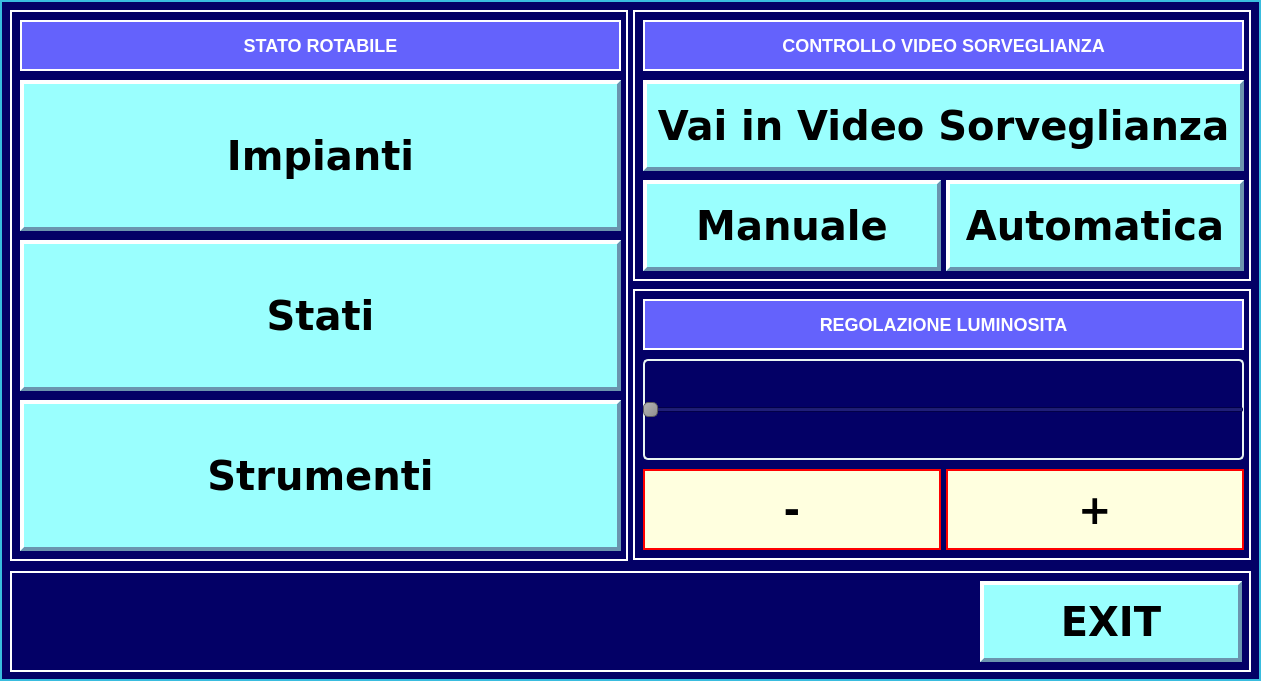
<?xml version="1.0" encoding="UTF-8"?>
<ui version="4.0">
 <class>Condotta</class>
 <widget class="QWidget" name="Condotta">
  <property name="geometry">
   <rect>
    <x>0</x>
    <y>0</y>
    <width>1261</width>
    <height>681</height>
   </rect>
  </property>
  <property name="windowTitle">
   <string>Form</string>
  </property>
  <property name="styleSheet">
   <string notr="true">QWidget { background-color : #030066; color : #fefe00;border:2px solid #39bcde }
QPushButton { background-color : #9afffe; color : #000000;border:4px solid #6b95ae;font: 30pt &quot;DejaVu Sans&quot;;font: bold;border-left-color:white;border-top-color:white  }
QLabel { background-color : #6462fc; color : #FFFFFF;border:2px solid #FFFFFF;font-size:18px;font: 20pt &quot;DejaVu Sans&quot;;font: bold;  }
QSlider { border:2px solid #eaf5f2;border-radius: 5px;}
QSlider::handle{
background: qlineargradient(x1:0, y1:0, x2:1, y2:1, stop:0 #b4b4b4, stop:1 #8f8f8f);
 border: 1px solid #5c5c5c;
 border-radius: 5px;
 width: 55px;
 height:55px;
}
QPushButton:pressed
{
  border:4px solid white;
  border-left-color:#6b95ae;
  border-top-color:#6b95ae;
  background-color : #cccccc;
}


</string>
  </property>
  <widget class="QFrame" name="frame">
   <property name="geometry">
    <rect>
     <x>10</x>
     <y>10</y>
     <width>618</width>
     <height>551</height>
    </rect>
   </property>
   <property name="styleSheet">
    <string notr="true">QFrame {border:2px solid #FFFFFF }</string>
   </property>
   <property name="frameShape">
    <enum>QFrame::StyledPanel</enum>
   </property>
   <property name="frameShadow">
    <enum>QFrame::Raised</enum>
   </property>
   <widget class="QLabel" name="mydata">
    <property name="geometry">
     <rect>
      <x>10</x>
      <y>10</y>
      <width>601</width>
      <height>51</height>
     </rect>
    </property>
    <property name="palette">
     <palette>
      <active>
       <colorrole role="WindowText">
        <brush brushstyle="SolidPattern">
         <color alpha="255">
          <red>255</red>
          <green>255</green>
          <blue>255</blue>
         </color>
        </brush>
       </colorrole>
       <colorrole role="Button">
        <brush brushstyle="SolidPattern">
         <color alpha="255">
          <red>100</red>
          <green>98</green>
          <blue>252</blue>
         </color>
        </brush>
       </colorrole>
       <colorrole role="Text">
        <brush brushstyle="SolidPattern">
         <color alpha="255">
          <red>255</red>
          <green>255</green>
          <blue>255</blue>
         </color>
        </brush>
       </colorrole>
       <colorrole role="ButtonText">
        <brush brushstyle="SolidPattern">
         <color alpha="255">
          <red>255</red>
          <green>255</green>
          <blue>255</blue>
         </color>
        </brush>
       </colorrole>
       <colorrole role="Base">
        <brush brushstyle="SolidPattern">
         <color alpha="255">
          <red>100</red>
          <green>98</green>
          <blue>252</blue>
         </color>
        </brush>
       </colorrole>
       <colorrole role="Window">
        <brush brushstyle="SolidPattern">
         <color alpha="255">
          <red>100</red>
          <green>98</green>
          <blue>252</blue>
         </color>
        </brush>
       </colorrole>
      </active>
      <inactive>
       <colorrole role="WindowText">
        <brush brushstyle="SolidPattern">
         <color alpha="255">
          <red>255</red>
          <green>255</green>
          <blue>255</blue>
         </color>
        </brush>
       </colorrole>
       <colorrole role="Button">
        <brush brushstyle="SolidPattern">
         <color alpha="255">
          <red>100</red>
          <green>98</green>
          <blue>252</blue>
         </color>
        </brush>
       </colorrole>
       <colorrole role="Text">
        <brush brushstyle="SolidPattern">
         <color alpha="255">
          <red>255</red>
          <green>255</green>
          <blue>255</blue>
         </color>
        </brush>
       </colorrole>
       <colorrole role="ButtonText">
        <brush brushstyle="SolidPattern">
         <color alpha="255">
          <red>255</red>
          <green>255</green>
          <blue>255</blue>
         </color>
        </brush>
       </colorrole>
       <colorrole role="Base">
        <brush brushstyle="SolidPattern">
         <color alpha="255">
          <red>100</red>
          <green>98</green>
          <blue>252</blue>
         </color>
        </brush>
       </colorrole>
       <colorrole role="Window">
        <brush brushstyle="SolidPattern">
         <color alpha="255">
          <red>100</red>
          <green>98</green>
          <blue>252</blue>
         </color>
        </brush>
       </colorrole>
      </inactive>
      <disabled>
       <colorrole role="WindowText">
        <brush brushstyle="SolidPattern">
         <color alpha="255">
          <red>255</red>
          <green>255</green>
          <blue>255</blue>
         </color>
        </brush>
       </colorrole>
       <colorrole role="Button">
        <brush brushstyle="SolidPattern">
         <color alpha="255">
          <red>100</red>
          <green>98</green>
          <blue>252</blue>
         </color>
        </brush>
       </colorrole>
       <colorrole role="Text">
        <brush brushstyle="SolidPattern">
         <color alpha="255">
          <red>255</red>
          <green>255</green>
          <blue>255</blue>
         </color>
        </brush>
       </colorrole>
       <colorrole role="ButtonText">
        <brush brushstyle="SolidPattern">
         <color alpha="255">
          <red>255</red>
          <green>255</green>
          <blue>255</blue>
         </color>
        </brush>
       </colorrole>
       <colorrole role="Base">
        <brush brushstyle="SolidPattern">
         <color alpha="255">
          <red>100</red>
          <green>98</green>
          <blue>252</blue>
         </color>
        </brush>
       </colorrole>
       <colorrole role="Window">
        <brush brushstyle="SolidPattern">
         <color alpha="255">
          <red>100</red>
          <green>98</green>
          <blue>252</blue>
         </color>
        </brush>
       </colorrole>
      </disabled>
     </palette>
    </property>
    <property name="styleSheet">
     <string notr="true"/>
    </property>
    <property name="frameShape">
     <enum>QFrame::WinPanel</enum>
    </property>
    <property name="frameShadow">
     <enum>QFrame::Plain</enum>
    </property>
    <property name="midLineWidth">
     <number>0</number>
    </property>
    <property name="text">
     <string>STATO ROTABILE</string>
    </property>
    <property name="textFormat">
     <enum>Qt::AutoText</enum>
    </property>
    <property name="alignment">
     <set>Qt::AlignCenter</set>
    </property>
   </widget>
   <widget class="QPushButton" name="impinati">
    <property name="geometry">
     <rect>
      <x>10</x>
      <y>70</y>
      <width>601</width>
      <height>151</height>
     </rect>
    </property>
    <property name="font">
     <font>
      <family>DejaVu Sans</family>
      <pointsize>30</pointsize>
      <weight>75</weight>
      <italic>false</italic>
      <bold>true</bold>
     </font>
    </property>
    <property name="styleSheet">
     <string notr="true"/>
    </property>
    <property name="text">
     <string>Impianti</string>
    </property>
   </widget>
   <widget class="QPushButton" name="stati">
    <property name="geometry">
     <rect>
      <x>10</x>
      <y>230</y>
      <width>601</width>
      <height>151</height>
     </rect>
    </property>
    <property name="font">
     <font>
      <family>DejaVu Sans</family>
      <pointsize>30</pointsize>
      <weight>75</weight>
      <italic>false</italic>
      <bold>true</bold>
     </font>
    </property>
    <property name="styleSheet">
     <string notr="true"/>
    </property>
    <property name="text">
     <string>Stati</string>
    </property>
   </widget>
   <widget class="QPushButton" name="strumenti">
    <property name="geometry">
     <rect>
      <x>10</x>
      <y>390</y>
      <width>601</width>
      <height>151</height>
     </rect>
    </property>
    <property name="font">
     <font>
      <family>DejaVu Sans</family>
      <pointsize>30</pointsize>
      <weight>75</weight>
      <italic>false</italic>
      <bold>true</bold>
     </font>
    </property>
    <property name="styleSheet">
     <string notr="true"/>
    </property>
    <property name="text">
     <string>Strumenti</string>
    </property>
   </widget>
  </widget>
  <widget class="QFrame" name="frame_2">
   <property name="geometry">
    <rect>
     <x>633</x>
     <y>10</y>
     <width>618</width>
     <height>271</height>
    </rect>
   </property>
   <property name="styleSheet">
    <string notr="true">QFrame {border:2px solid #FFFFFF }</string>
   </property>
   <property name="frameShape">
    <enum>QFrame::StyledPanel</enum>
   </property>
   <property name="frameShadow">
    <enum>QFrame::Raised</enum>
   </property>
   <widget class="QLabel" name="mydata_2">
    <property name="geometry">
     <rect>
      <x>10</x>
      <y>10</y>
      <width>601</width>
      <height>51</height>
     </rect>
    </property>
    <property name="palette">
     <palette>
      <active>
       <colorrole role="WindowText">
        <brush brushstyle="SolidPattern">
         <color alpha="255">
          <red>255</red>
          <green>255</green>
          <blue>255</blue>
         </color>
        </brush>
       </colorrole>
       <colorrole role="Button">
        <brush brushstyle="SolidPattern">
         <color alpha="255">
          <red>100</red>
          <green>98</green>
          <blue>252</blue>
         </color>
        </brush>
       </colorrole>
       <colorrole role="Text">
        <brush brushstyle="SolidPattern">
         <color alpha="255">
          <red>255</red>
          <green>255</green>
          <blue>255</blue>
         </color>
        </brush>
       </colorrole>
       <colorrole role="ButtonText">
        <brush brushstyle="SolidPattern">
         <color alpha="255">
          <red>255</red>
          <green>255</green>
          <blue>255</blue>
         </color>
        </brush>
       </colorrole>
       <colorrole role="Base">
        <brush brushstyle="SolidPattern">
         <color alpha="255">
          <red>100</red>
          <green>98</green>
          <blue>252</blue>
         </color>
        </brush>
       </colorrole>
       <colorrole role="Window">
        <brush brushstyle="SolidPattern">
         <color alpha="255">
          <red>100</red>
          <green>98</green>
          <blue>252</blue>
         </color>
        </brush>
       </colorrole>
      </active>
      <inactive>
       <colorrole role="WindowText">
        <brush brushstyle="SolidPattern">
         <color alpha="255">
          <red>255</red>
          <green>255</green>
          <blue>255</blue>
         </color>
        </brush>
       </colorrole>
       <colorrole role="Button">
        <brush brushstyle="SolidPattern">
         <color alpha="255">
          <red>100</red>
          <green>98</green>
          <blue>252</blue>
         </color>
        </brush>
       </colorrole>
       <colorrole role="Text">
        <brush brushstyle="SolidPattern">
         <color alpha="255">
          <red>255</red>
          <green>255</green>
          <blue>255</blue>
         </color>
        </brush>
       </colorrole>
       <colorrole role="ButtonText">
        <brush brushstyle="SolidPattern">
         <color alpha="255">
          <red>255</red>
          <green>255</green>
          <blue>255</blue>
         </color>
        </brush>
       </colorrole>
       <colorrole role="Base">
        <brush brushstyle="SolidPattern">
         <color alpha="255">
          <red>100</red>
          <green>98</green>
          <blue>252</blue>
         </color>
        </brush>
       </colorrole>
       <colorrole role="Window">
        <brush brushstyle="SolidPattern">
         <color alpha="255">
          <red>100</red>
          <green>98</green>
          <blue>252</blue>
         </color>
        </brush>
       </colorrole>
      </inactive>
      <disabled>
       <colorrole role="WindowText">
        <brush brushstyle="SolidPattern">
         <color alpha="255">
          <red>255</red>
          <green>255</green>
          <blue>255</blue>
         </color>
        </brush>
       </colorrole>
       <colorrole role="Button">
        <brush brushstyle="SolidPattern">
         <color alpha="255">
          <red>100</red>
          <green>98</green>
          <blue>252</blue>
         </color>
        </brush>
       </colorrole>
       <colorrole role="Text">
        <brush brushstyle="SolidPattern">
         <color alpha="255">
          <red>255</red>
          <green>255</green>
          <blue>255</blue>
         </color>
        </brush>
       </colorrole>
       <colorrole role="ButtonText">
        <brush brushstyle="SolidPattern">
         <color alpha="255">
          <red>255</red>
          <green>255</green>
          <blue>255</blue>
         </color>
        </brush>
       </colorrole>
       <colorrole role="Base">
        <brush brushstyle="SolidPattern">
         <color alpha="255">
          <red>100</red>
          <green>98</green>
          <blue>252</blue>
         </color>
        </brush>
       </colorrole>
       <colorrole role="Window">
        <brush brushstyle="SolidPattern">
         <color alpha="255">
          <red>100</red>
          <green>98</green>
          <blue>252</blue>
         </color>
        </brush>
       </colorrole>
      </disabled>
     </palette>
    </property>
    <property name="styleSheet">
     <string notr="true"/>
    </property>
    <property name="frameShape">
     <enum>QFrame::WinPanel</enum>
    </property>
    <property name="frameShadow">
     <enum>QFrame::Plain</enum>
    </property>
    <property name="midLineWidth">
     <number>0</number>
    </property>
    <property name="text">
     <string>CONTROLLO VIDEO SORVEGLIANZA</string>
    </property>
    <property name="textFormat">
     <enum>Qt::AutoText</enum>
    </property>
    <property name="alignment">
     <set>Qt::AlignCenter</set>
    </property>
   </widget>
   <widget class="QPushButton" name="vaivideosorveglianza">
    <property name="geometry">
     <rect>
      <x>10</x>
      <y>70</y>
      <width>601</width>
      <height>91</height>
     </rect>
    </property>
    <property name="font">
     <font>
      <family>DejaVu Sans</family>
      <pointsize>30</pointsize>
      <weight>75</weight>
      <italic>false</italic>
      <bold>true</bold>
     </font>
    </property>
    <property name="styleSheet">
     <string notr="true"/>
    </property>
    <property name="text">
     <string>Vai in Video Sorveglianza</string>
    </property>
   </widget>
   <widget class="QPushButton" name="videomanuale">
    <property name="geometry">
     <rect>
      <x>10</x>
      <y>170</y>
      <width>298</width>
      <height>91</height>
     </rect>
    </property>
    <property name="font">
     <font>
      <family>DejaVu Sans</family>
      <pointsize>30</pointsize>
      <weight>75</weight>
      <italic>false</italic>
      <bold>true</bold>
     </font>
    </property>
    <property name="styleSheet">
     <string notr="true"/>
    </property>
    <property name="text">
     <string>Manuale</string>
    </property>
   </widget>
   <widget class="QPushButton" name="videoautomatico">
    <property name="geometry">
     <rect>
      <x>313</x>
      <y>170</y>
      <width>298</width>
      <height>91</height>
     </rect>
    </property>
    <property name="font">
     <font>
      <family>DejaVu Sans</family>
      <pointsize>30</pointsize>
      <weight>75</weight>
      <italic>false</italic>
      <bold>true</bold>
     </font>
    </property>
    <property name="styleSheet">
     <string notr="true"/>
    </property>
    <property name="text">
     <string>Automatica</string>
    </property>
   </widget>
  </widget>
  <widget class="QFrame" name="frame_3">
   <property name="geometry">
    <rect>
     <x>633</x>
     <y>289</y>
     <width>618</width>
     <height>271</height>
    </rect>
   </property>
   <property name="styleSheet">
    <string notr="true">QFrame {border:2px solid #FFFFFF }</string>
   </property>
   <property name="frameShape">
    <enum>QFrame::StyledPanel</enum>
   </property>
   <property name="frameShadow">
    <enum>QFrame::Raised</enum>
   </property>
   <widget class="QLabel" name="mydata_3">
    <property name="geometry">
     <rect>
      <x>10</x>
      <y>10</y>
      <width>601</width>
      <height>51</height>
     </rect>
    </property>
    <property name="palette">
     <palette>
      <active>
       <colorrole role="WindowText">
        <brush brushstyle="SolidPattern">
         <color alpha="255">
          <red>255</red>
          <green>255</green>
          <blue>255</blue>
         </color>
        </brush>
       </colorrole>
       <colorrole role="Button">
        <brush brushstyle="SolidPattern">
         <color alpha="255">
          <red>100</red>
          <green>98</green>
          <blue>252</blue>
         </color>
        </brush>
       </colorrole>
       <colorrole role="Text">
        <brush brushstyle="SolidPattern">
         <color alpha="255">
          <red>255</red>
          <green>255</green>
          <blue>255</blue>
         </color>
        </brush>
       </colorrole>
       <colorrole role="ButtonText">
        <brush brushstyle="SolidPattern">
         <color alpha="255">
          <red>255</red>
          <green>255</green>
          <blue>255</blue>
         </color>
        </brush>
       </colorrole>
       <colorrole role="Base">
        <brush brushstyle="SolidPattern">
         <color alpha="255">
          <red>100</red>
          <green>98</green>
          <blue>252</blue>
         </color>
        </brush>
       </colorrole>
       <colorrole role="Window">
        <brush brushstyle="SolidPattern">
         <color alpha="255">
          <red>100</red>
          <green>98</green>
          <blue>252</blue>
         </color>
        </brush>
       </colorrole>
      </active>
      <inactive>
       <colorrole role="WindowText">
        <brush brushstyle="SolidPattern">
         <color alpha="255">
          <red>255</red>
          <green>255</green>
          <blue>255</blue>
         </color>
        </brush>
       </colorrole>
       <colorrole role="Button">
        <brush brushstyle="SolidPattern">
         <color alpha="255">
          <red>100</red>
          <green>98</green>
          <blue>252</blue>
         </color>
        </brush>
       </colorrole>
       <colorrole role="Text">
        <brush brushstyle="SolidPattern">
         <color alpha="255">
          <red>255</red>
          <green>255</green>
          <blue>255</blue>
         </color>
        </brush>
       </colorrole>
       <colorrole role="ButtonText">
        <brush brushstyle="SolidPattern">
         <color alpha="255">
          <red>255</red>
          <green>255</green>
          <blue>255</blue>
         </color>
        </brush>
       </colorrole>
       <colorrole role="Base">
        <brush brushstyle="SolidPattern">
         <color alpha="255">
          <red>100</red>
          <green>98</green>
          <blue>252</blue>
         </color>
        </brush>
       </colorrole>
       <colorrole role="Window">
        <brush brushstyle="SolidPattern">
         <color alpha="255">
          <red>100</red>
          <green>98</green>
          <blue>252</blue>
         </color>
        </brush>
       </colorrole>
      </inactive>
      <disabled>
       <colorrole role="WindowText">
        <brush brushstyle="SolidPattern">
         <color alpha="255">
          <red>255</red>
          <green>255</green>
          <blue>255</blue>
         </color>
        </brush>
       </colorrole>
       <colorrole role="Button">
        <brush brushstyle="SolidPattern">
         <color alpha="255">
          <red>100</red>
          <green>98</green>
          <blue>252</blue>
         </color>
        </brush>
       </colorrole>
       <colorrole role="Text">
        <brush brushstyle="SolidPattern">
         <color alpha="255">
          <red>255</red>
          <green>255</green>
          <blue>255</blue>
         </color>
        </brush>
       </colorrole>
       <colorrole role="ButtonText">
        <brush brushstyle="SolidPattern">
         <color alpha="255">
          <red>255</red>
          <green>255</green>
          <blue>255</blue>
         </color>
        </brush>
       </colorrole>
       <colorrole role="Base">
        <brush brushstyle="SolidPattern">
         <color alpha="255">
          <red>100</red>
          <green>98</green>
          <blue>252</blue>
         </color>
        </brush>
       </colorrole>
       <colorrole role="Window">
        <brush brushstyle="SolidPattern">
         <color alpha="255">
          <red>100</red>
          <green>98</green>
          <blue>252</blue>
         </color>
        </brush>
       </colorrole>
      </disabled>
     </palette>
    </property>
    <property name="styleSheet">
     <string notr="true"/>
    </property>
    <property name="frameShape">
     <enum>QFrame::WinPanel</enum>
    </property>
    <property name="frameShadow">
     <enum>QFrame::Plain</enum>
    </property>
    <property name="midLineWidth">
     <number>0</number>
    </property>
    <property name="text">
     <string>REGOLAZIONE LUMINOSITA</string>
    </property>
    <property name="textFormat">
     <enum>Qt::AutoText</enum>
    </property>
    <property name="alignment">
     <set>Qt::AlignCenter</set>
    </property>
   </widget>
   <widget class="QSlider" name="slider">
    <property name="geometry">
     <rect>
      <x>10</x>
      <y>70</y>
      <width>601</width>
      <height>101</height>
     </rect>
    </property>
    <property name="styleSheet">
     <string notr="true"/>
    </property>
    <property name="minimum">
     <number>1</number>
    </property>
    <property name="maximum">
     <number>7</number>
    </property>
    <property name="orientation">
     <enum>Qt::Horizontal</enum>
    </property>
   </widget>
   <widget class="QPushButton" name="meno">
    <property name="geometry">
     <rect>
      <x>10</x>
      <y>180</y>
      <width>298</width>
      <height>81</height>
     </rect>
    </property>
    <property name="font">
     <font>
      <family>DejaVu Sans</family>
      <pointsize>30</pointsize>
      <weight>75</weight>
      <italic>false</italic>
      <bold>true</bold>
     </font>
    </property>
    <property name="styleSheet">
     <string notr="true">QPushButton { background-color : #ffffdf; color : #000000;border:2px solid #ff0000 }</string>
    </property>
    <property name="text">
     <string>-</string>
    </property>
   </widget>
   <widget class="QPushButton" name="piu">
    <property name="geometry">
     <rect>
      <x>313</x>
      <y>180</y>
      <width>298</width>
      <height>81</height>
     </rect>
    </property>
    <property name="font">
     <font>
      <family>DejaVu Sans</family>
      <pointsize>30</pointsize>
      <weight>75</weight>
      <italic>false</italic>
      <bold>true</bold>
     </font>
    </property>
    <property name="styleSheet">
     <string notr="true">QPushButton { background-color : #ffffdf; color : #000000;border:2px solid #ff0000 }</string>
    </property>
    <property name="text">
     <string>+</string>
    </property>
   </widget>
  </widget>
  <widget class="QFrame" name="frame_4">
   <property name="geometry">
    <rect>
     <x>10</x>
     <y>571</y>
     <width>1241</width>
     <height>101</height>
    </rect>
   </property>
   <property name="styleSheet">
    <string notr="true">QFrame {border:2px solid #FFFFFF }</string>
   </property>
   <property name="frameShape">
    <enum>QFrame::StyledPanel</enum>
   </property>
   <property name="frameShadow">
    <enum>QFrame::Raised</enum>
   </property>
   <widget class="QPushButton" name="exit">
    <property name="geometry">
     <rect>
      <x>970</x>
      <y>10</y>
      <width>262</width>
      <height>81</height>
     </rect>
    </property>
    <property name="font">
     <font>
      <family>DejaVu Sans</family>
      <pointsize>30</pointsize>
      <weight>75</weight>
      <italic>false</italic>
      <bold>true</bold>
     </font>
    </property>
    <property name="styleSheet">
     <string notr="true"/>
    </property>
    <property name="text">
     <string>EXIT</string>
    </property>
   </widget>
  </widget>
 </widget>
 <resources/>
 <connections/>
</ui>
